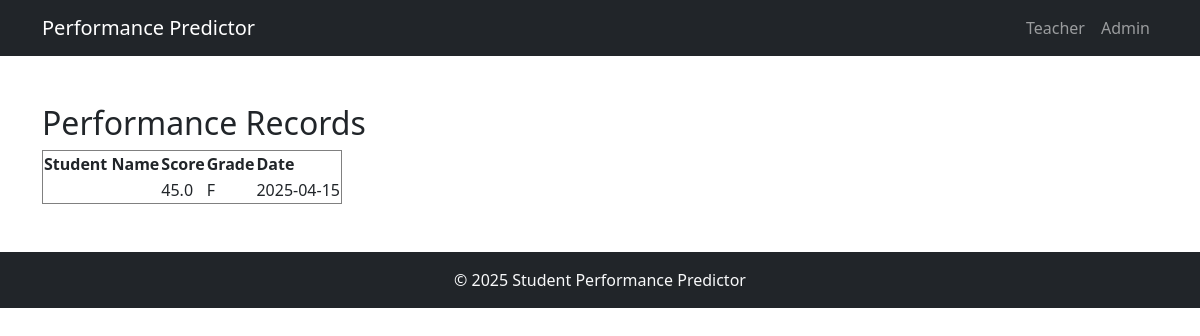
/admin/view_performance (signed in), run on the app's committed database.
### core/models.py (models this page shows, shortened)
class Performance(db.Model):
    id = db.Column(db.Integer, primary_key=True)
    student_id = db.Column(db.Integer, db.ForeignKey('user.id'), nullable=False)
    score = db.Column(db.Float, nullable=False)
    grade = db.Column(db.String(20), nullable=False)
    created_at = db.Column(db.DateTime, default=datetime.utcnow)

### core/admin.py (the view)
@admin_bp.route('/view_performance')
@login_required
def view_performance():
    if current_user.role != 'Admin':
        return redirect(url_for('main.home'))  # Redirect non-admins
    performance_records = Performance.query.all()
    return render_template('admin/view_performance.html', performance_records=performance_records)

### core/auth.py (called while the page is built)
@login_manager.user_loader
def load_user(user_id):
    return User.query.get(int(user_id))

### core/templates/admin/view_performance.html
{% extends 'base.html' %}
{% block content %}
<h2>Performance Records</h2>
<table border="1">
  <tr>
    <th>Student Name</th>
    <th>Score</th>
    <th>Grade</th>
    <th>Date</th>
  </tr>
  {% for record in performance_records %}
  <tr>
    <td>{{ record.username }}</td>
    <td>{{ record.score }}</td>
    <td>{{ record.grade }}</td>
    <td>{{ record.created_at.strftime('%Y-%m-%d') }}</td>
  </tr>
  {% endfor %}
</table>
{% endblock %}

### data on the page
Performance: score "45.0", grade "F", created_at "2025-04-15"
